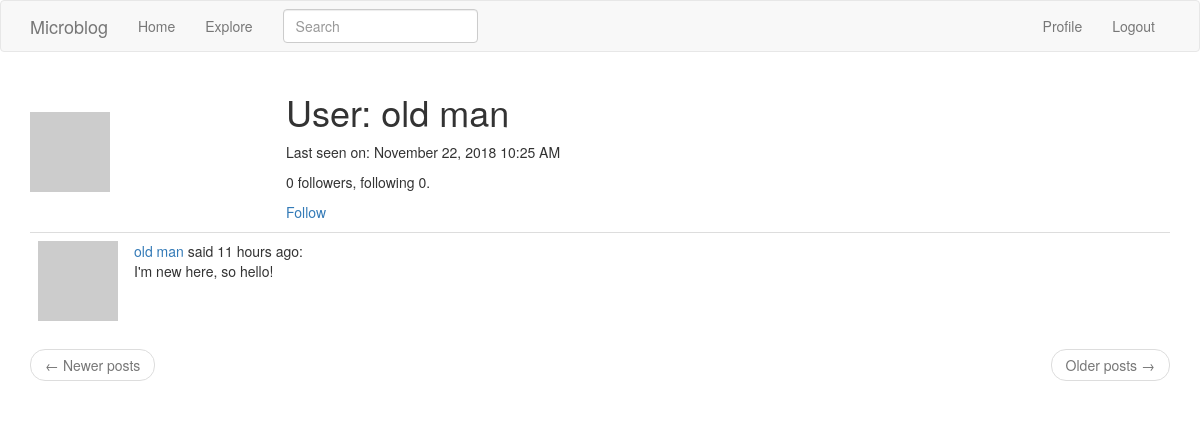
The app's page /user/old man (signed in), older data.
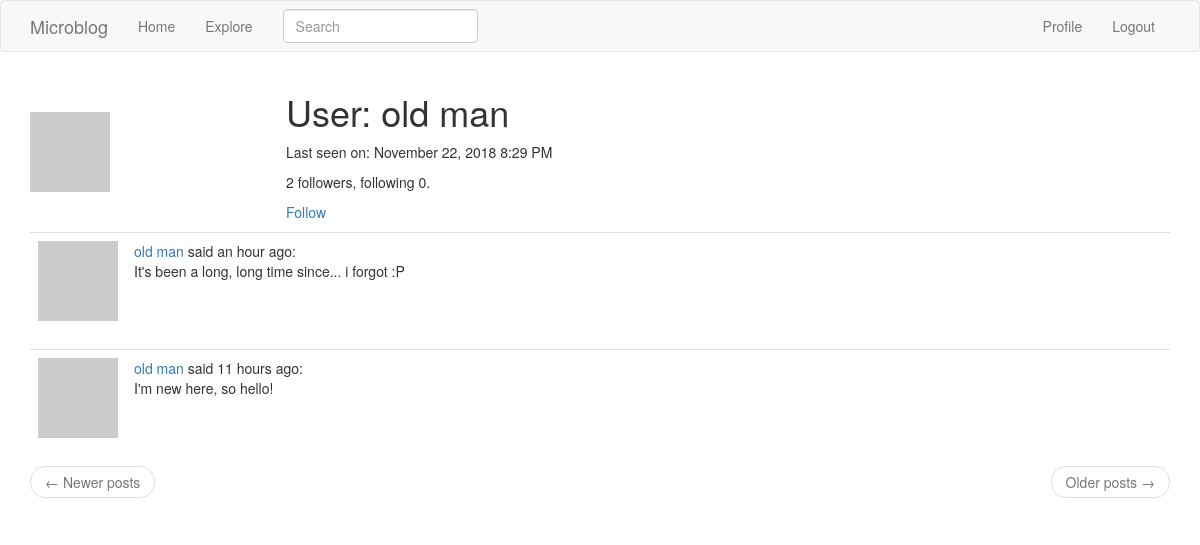
The same page, newer data.
### app/models.py (models this page shows, shortened)
class User(UserMixin, db.Model):
    id = db.Column(db.Integer, primary_key=True)
    username = db.Column(db.String(64), index=True, unique=True)
    email = db.Column(db.String(120), index=True, unique=True)
    password_hash = db.Column(db.String(128))
    about_me = db.Column(db.String(140))
    last_seen = db.Column(db.DateTime, default=datetime.utcnow)
    posts = db.relationship('Post', backref='author', lazy='dynamic')
    followed = db.relationship(
        'User', secondary=followers,
        primaryjoin=(followers.c.follower_id == id),
        secondaryjoin=(followers.c.followed_id == id),
        backref=db.backref('followers', lazy='dynamic'), lazy='dynamic')
    def avatar(self, size):
        digest = md5(self.email.lower().encode('utf-8')).hexdigest()
        return 'https://www.gravatar.com/avatar/{}?d=retro&s={}'.format(
            digest, size)
    def is_following(self, user):
        return self.followed.filter(
            followers.c.followed_id == user.id).count() > 0

class SearchableMixin:
    @classmethod
    def before_commit(cls, session):
        session._changes = {
            'add': list(session.new),
            'update': list(session.dirty),
            'delete': list(session.deleted)
        }
    @classmethod
    def after_commit(cls, session):
        for obj in session._changes['add']:
            if isinstance(obj, SearchableMixin):
                add_to_index(obj.__tablename__, obj)
        for obj in session._changes['update']:
            if isinstance(obj, SearchableMixin):
                add_to_index(obj.__tablename__, obj)
        for obj in session._changes['delete']:
            if isinstance(obj, SearchableMixin):
                remove_from_index(obj.__tablename__, obj)
        session._changes = None

class Post(SearchableMixin, db.Model):
    __searchable__ = ['body']
    id = db.Column(db.Integer, primary_key=True)
    body = db.Column(db.String(140))
    timestamp = db.Column(db.DateTime, index=True, default=datetime.utcnow)
    user_id = db.Column(db.Integer, db.ForeignKey('user.id'))
    language = db.Column(db.String(5))

### app/main/routes.py (the view)
@bp.route('/user/<username>')
@login_required
def user(username):
    user = User.query.filter_by(username=username).first_or_404()
    page = request.args.get('page', 1, type=int)
    posts = user.posts.order_by(Post.timestamp.desc()).paginate(
        page, current_app.config['POSTS_PER_PAGE'], False)
    next_url = url_for('main.user', username=user.username, page=posts.next_num) \
        if posts.has_next else None
    prev_url = url_for('main.user', username=user.username, page=posts.prev_num) \
        if posts.has_prev else None
    return render_template('user.html', user=user, posts=posts.items,
                           prev_url=prev_url, next_url=next_url)

### app/main/forms.py
class SearchForm(FlaskForm):
    q = StringField(_l('Search'), validators=[DataRequired()])
    def __init__(self, *args, **kwargs):
        if 'formdata' not in kwargs:
            kwargs['formdata'] = request.args
        if 'csrf_enabled' not in kwargs:
            kwargs['csrf_enabled'] = False
        super().__init__(*args, **kwargs)

### app/main/routes.py (called while the page is built)
@bp.before_app_request
def before_request():
    if current_user.is_authenticated:
        current_user.last_seen = datetime.utcnow()
        db.session.commit()
        g.search_form = SearchForm()
    g.locale = str(get_locale())

### app/models.py (called while the page is built)
@login.user_loader
def load_user(id):
    return User.query.get(int(id))

### app/templates/user.html (shortened to what this page needs)
{% extends "base.html" %}
{% block app_content %}
  <table class="tabe table-hover">
    <tr>
      <td width="256px"><img src="{{ user.avatar(256) }}"></td>
      <td>
        <h1>{{ _('User:') }} {{ user.username }}</h1>
        {% if user.last_seen %}
          <p>{{ _('Last seen on:') }} {{ moment(user.last_seen).format('LLL') }}</p>
        {% endif %}
        <p>{{ user.followers.count() }} {{ _('followers, following') }} {{ user.followed.count() }}.</p>
        {% if user == current_user %}
          <p><a href="{{ url_for('main.edit_profile') }}">{{ _('Edit your profile') }}</a></p>
        {% elif not current_user.is_following(user) %}
          <p><a href="{{ url_for('main.follow', username=user.username) }}">{{ _('Follow') }}</a></p>
        {% else %}
          <p><a href="{{ url_for('main.unfollow', username=user.username) }}">{{ _('Unfollow') }}</a></p>
        {% endif %}
      </td>
    </tr>
  </table>
  {% for post in posts %}
    {% include '_post.html' %}
  {% endfor %}
  {% include '_page_nav.html' %}
{% endblock %}

### app/templates/base.html (shortened to what this page needs)
{% extends 'bootstrap/base.html' %}
{% block navbar %}
  <nav class="navbar navbar-default">
    <div class="container">
      <div class="navbar-header">
        <a class="navbar-brand" href="{{ url_for('main.index') }}">Microblog</a>
      </div>
      <div class="collapse navbar-collapse" id="bs-example-navbar-collapse-1">
        <ul class="nav navbar-nav">
          <li><a href="{{ url_for('main.index') }}">{{ _('Home') }}</a></li>
          <li><a href="{{ url_for('main.explore') }}">{{ _('Explore') }}</a></li>
        </ul>
        {% if g.search_form %}
          <form class="navbar-form navbar-left" method="get" action="{{ url_for('main.search') }}">
            <div class="form-group">
                {{ g.search_form.q(size=20, class='form-control', placeholder=g.search_form.q.label.text) }}
            </div>
          </form>
        {% endif %}
        <ul class="nav navbar-nav navbar-right">
          {% if current_user.is_anonymous %}
            <li><a href="{{ url_for('auth.login') }}">{{ _('Login') }}</a></li>
          {% else %}
            <li><a href="{{ url_for('main.user', username=current_user.username) }}">{{ _('Profile') }}</a></li>
            <li><a href="{{ url_for('auth.logout') }}">{{ _('Logout') }}</a></li>
          {% endif %}
        </ul>
      </div>
    </div>
  </nav>
{% endblock %}
{% block content %}
  <div class="container">
    {% block app_content %}{% endblock %}
  </div>
{% endblock %}

### app/templates/_post.html (shortened to what this page needs)
<table class="table table-hover">
  <tr>
    <td width="40px"><img src="{{ post.author.avatar(40) }}"></td>
    <td>
      <a href="{{ url_for('main.user', username=post.author.username) }}">
        {{ post.author.username }}
      </a>
      {{ _('said') }} {{ moment(post.timestamp).fromNow() }}:
      <br>
      <span id="post{{ post.id }}">{{ post.body }}</span>
    </td>
  </tr>
</table>

### app/templates/_page_nav.html
<nav aria-label="...">
  <ul class="pager">
    <li class="previous{% if not prev_url %} disabled{% endif %}">
      <a href="{{ prev_url or '#' }}">
        <span aria-hidden="true">&larr;</span> {{ _('Newer posts') }}
      </a>
    </li>
    <li class="next{% if not next_url %} disabled{% endif %}">
      <a href="{{ next_url or '#' }}">
        {{ _('Older posts') }} <span aria-hidden="true">&rarr;</span>
      </a>
    </li>
  </ul>
</nav>

Row changes from the older to the newer data that the page shows:
changed User "old man": last_seen "November 22, 2018 10:25 AM" → "November 22, 2018 8:29 PM"
added Post: author.username "old man", timestamp "an hour ago", body "It's been a long, long time since... i forgot :P"
Text that changed along with them:
{{ user.followers.count() }}: "0" → "2"
